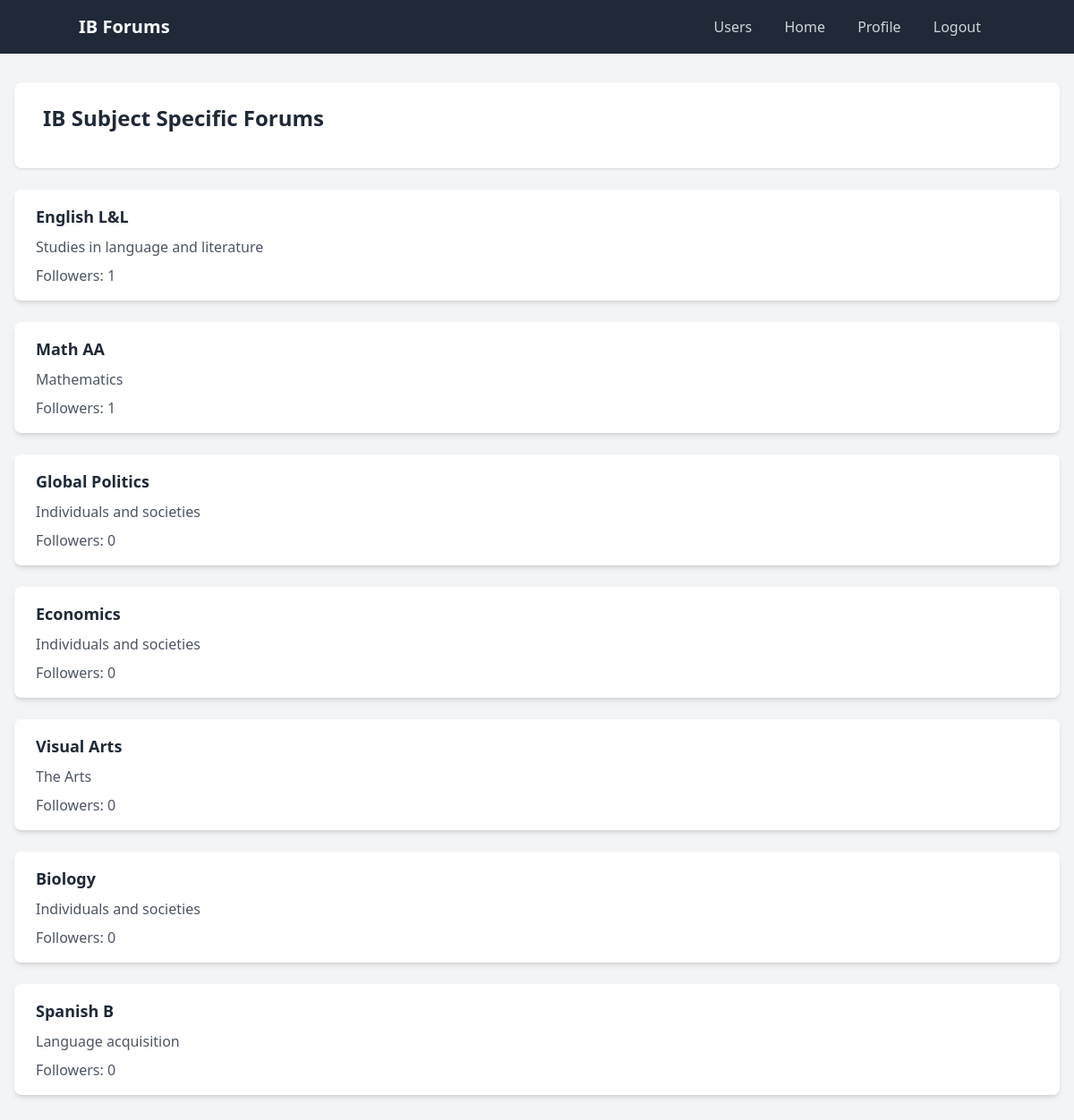
The page /forums on the database its author committed.
### tables this page shows
CREATE TABLE discussion_forums(
    id integer primary key,
    group_id INTEGER,
    title TEXT,
    FOREIGN KEY (group_id) REFERENCES ib_groups(id)
);

CREATE TABLE ib_groups(
    id integer primary key,
    name text
);

### app.py (the view)
@app.route('/forums')
def main_page():
    db = DatabaseBridge('database.db')
    query = """
    SELECT discussion_forums.id, discussion_forums.title, ib_groups.name,
           (SELECT COUNT(*) FROM forum_follows WHERE followed_forum_id = discussion_forums.id) AS follower_count
    FROM discussion_forums
    JOIN ib_groups ON discussion_forums.group_id = ib_groups.id
    """
    forums = db.search(query, True)
    db.close()
    return render_template('main_page.html', forums=forums)

### tools.py (called while the page is built)
    def search(self, query, fetch_all=True):
        self.cursor.execute(query)
        if fetch_all:
            return self.cursor.fetchall()
        else:
            return self.cursor.fetchone()

    def close(self):
        self.connection.close()

### templates/main_page.html (shortened to what this page needs)
<!DOCTYPE html>
<html lang="en">
<head>
    <script src="https://cdn.tailwindcss.com"></script>
</head>
<body class="bg-gray-100">
<nav class="bg-gray-800 p-4">
    <div class="container mx-auto flex justify-between items-center">
        <div class="text-white font-semibold text-xl">IB Forums</div>
        <div>
            <a href="{{ url_for('user_list') }}" class="text-gray-300 hover:text-white mx-4">Users</a>
            <a href="{{ url_for('main_page') }}" class="text-gray-300 hover:text-white mx-4">Home</a>
            <a href="{{ url_for('profile') }}" class="text-gray-300 hover:text-white mx-4">Profile</a>
            <a href="{{ url_for('logout') }}" class="text-gray-300 hover:text-white mx-4">Logout</a>
        </div>
    </div>
</nav>
<section class="py-8 px-4 sm:px-8 lg:px-4 xl:px-8">
    <header class="bg-white shadow p-4 sm:px-8 sm:py-6 rounded-lg">
        <h2 class="font-semibold text-2xl text-gray-800 mb-4">IB Subject Specific Forums</h2>
    </header>
    <ul class="grid grid-cols-1 sm:grid-cols-2 lg:grid-cols-1 xl:grid-cols-2 gap-6 mt-6">
        {% for forum in forums %}
        <li>
            <div class="block bg-white rounded-lg shadow-md hover:shadow-xl transition duration-300">
                <div class="py-4 px-6 flex justify-between items-center">
                    <div>
                        <a href="{{ url_for('see_forum', forum_id=forum[0]) }}" class="text-lg font-semibold text-gray-800">{{ forum[1] }}</a>
                        <p class="mt-2 text-gray-600">{{ forum[2] }}</p>
                        <p class="mt-2 text-gray-600">Followers: {{ forum[3] }}</p>
                    </div>
                </div>
            </div>
        </li>
        {% endfor %}
    </ul>
</section>
</body>
</html>

### rows shown on the page
discussion_forums: title "English L&L", name "Studies in language and literature", forum "1"
discussion_forums: title "Math AA", name "Mathematics", forum "1"
discussion_forums: title "Global Politics", name "Individuals and societies", forum "0"
discussion_forums: title "Economics", name "Individuals and societies", forum "0"
discussion_forums: title "Visual Arts", name "The Arts", forum "0"
discussion_forums: title "Biology", name "Individuals and societies", forum "0"
discussion_forums: title "Spanish B", name "Language acquisition", forum "0"
